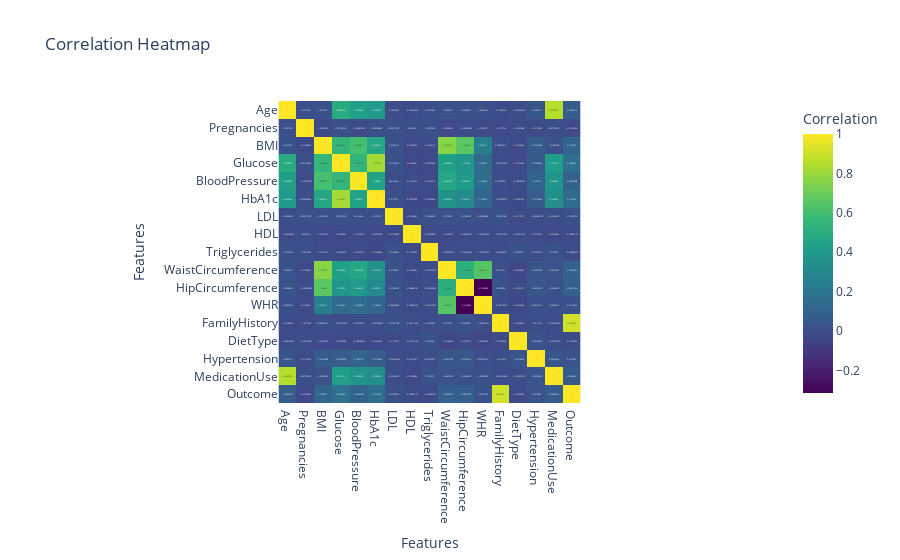

The code cell stored with this chart in its notebook:
### Markdown cell above
### Step 4: Analyze Correlations Between Features

### Code cell
# Calculate the correlation matrix
corr_matrix = df.corr()

# Create an interactive heatmap
fig_heatmap = px.imshow(
    corr_matrix,
    text_auto=True,
    title="Correlation Heatmap",
    labels=dict(x="Features", y="Features", color="Correlation"),
    color_continuous_scale="Viridis"
)
fig_heatmap.show()

### Figure 1 — Plotly figure (JSON) as saved in the notebook; plotly's stock layout.template omitted (floating-point values rounded to 4 significant figures; data arrays with more than 128 entries replaced by an {"elided": "..."} marker saying what was removed)
{"data": [{"coloraxis": "coloraxis", "hovertemplate": "Features: %{x}<br>Features: %{y}<br>Correlation: %{z}<extra></extra>", "name": "0", "texttemplate": "%{z}", "type": "heatmap", "x": ["Age", "Pregnancies", "BMI", "Glucose", "BloodPressure", "HbA1c", "LDL", "HDL", "Triglycerides", "WaistCircumference", "HipCircumference", "WHR", "FamilyHistory", "DietType", "Hypertension", "MedicationUse", "Outcome"], "xaxis": "x", "y": ["Age", "Pregnancies", "BMI", "Glucose", "BloodPressure", "HbA1c", "LDL", "HDL", "Triglycerides", "WaistCircumference", "HipCircumference", "WHR", "FamilyHistory", "DietType", "Hypertension", "MedicationUse", "Outcome"], "yaxis": "y", "z": {"elided": "17x17 float values"}}], "layout": {"coloraxis": {"colorbar": {"title": {"text": "Correlation"}}, "colorscale": [[0, "#440154"], [0.1111, "#482878"], [0.2222, "#3e4989"], [0.3333, "#31688e"], [0.4444, "#26828e"], [0.5556, "#1f9e89"], [0.6667, "#35b779"], [0.7778, "#6ece58"], [0.8889, "#b5de2b"], [1, "#fde725"]]}, "title": {"text": "Correlation Heatmap"}, "xaxis": {"anchor": "y", "constrain": "domain", "domain": [0, 1], "scaleanchor": "y", "title": {"text": "Features"}}, "yaxis": {"anchor": "x", "autorange": "reversed", "constrain": "domain", "domain": [0, 1], "title": {"text": "Features"}}}}
